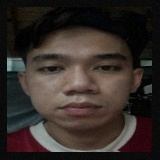
#> input picture doanchuyennganh_1/face-recognition/dataset/augmented/SV001_Trương_Nguyễn_Công_Hoàng/SV001_Trương_Nguyễn_Công_Hoàng_0001_aug_004.jpg, 160 x 160 px
$ python -i augment_dataset.py   (imports and definitions only)
#> lines starting #> are read from the running program, lines starting #| are printed output that depends on the picture
#> further down, picture is the input picture: shape (160, 160, 3); mean B, G, R 40.7, 44.9, 53.5
### doanchuyennganh_1/face-recognition/utils_v2.py
import os
import cv2
import json
import base64
import numpy as np
from pathlib import Path
from datetime import datetime

from config_v2 import (
    FACE_IMAGE_SIZE,
    FACE_MARGIN_X_RATIO,
    FACE_MARGIN_Y_RATIO,
)


# [58 lines left out: functions ensure_dirs, imread_unicode, imwrite_unicode, crop_face_with_margin, not called in this run]


def resize_face(face_img):
    """Resize ảnh mặt về kích thước thống nhất."""
    if face_img is None or face_img.size == 0:
        return None
    return cv2.resize(face_img, FACE_IMAGE_SIZE)


# [50 lines left out: functions draw_face_box, image_to_base64, base64_to_image, not called in this run]


def now_string():
    return datetime.now().strftime("%Y%m%d_%H%M%S")


def json_dumps_safe(data):
    return json.dumps(data, ensure_ascii=False, default=str)


# [7 lines left out: function get_attendance_status_by_time, not called in this run]

### doanchuyennganh_1/face-recognition/augment_dataset.py
"""
Tạo thêm nhiều ảnh từ 1 ảnh khuôn mặt đã crop.

Input:
dataset/processed/
├── 23IT087_DangThanCau/
│   ├── 23IT087_DangThanCau_0001.jpg
│   ├── 23IT087_DangThanCau_0002.jpg

Output:
dataset/augmented/
├── 23IT087_DangThanCau/
│   ├── 23IT087_DangThanCau_0001_orig.jpg
│   ├── 23IT087_DangThanCau_0001_aug_001.jpg
│   ├── 23IT087_DangThanCau_0001_aug_002.jpg
│   ├── ...
│   └── 23IT087_DangThanCau_0001_aug_200.jpg

Cách chạy:
python augment_dataset.py
"""

import random
import shutil
from pathlib import Path

import cv2
import numpy as np

from config_v2 import (
    PROCESSED_DATASET_DIR,
    SUPPORTED_IMAGE_EXTENSIONS,
)

from utils_v2 import (
    ensure_dirs,
    imread_unicode,
    imwrite_unicode,
    resize_face,
)


# =========================
# Cấu hình riêng cho augmentation
# =========================

BASE_DIR = Path(__file__).resolve().parent

AUGMENTED_DATASET_DIR = BASE_DIR / "dataset" / "augmented"

# Mỗi ảnh gốc sẽ tạo thêm 200 ảnh mới
AUGMENT_PER_IMAGE = 200

# Nếu True thì xóa dữ liệu augmented cũ trước khi tạo lại
CLEAR_OLD_AUGMENTED = True


# =========================
# Helper: Xóa thư mục cũ
# =========================

# [15 lines left out: function clear_folder, not called in this run]


# =========================
# Tăng/giảm sáng, tương phản
# =========================

def adjust_brightness_contrast(img):
    """
    alpha: độ tương phản
    beta: độ sáng
    """
    alpha = random.uniform(0.75, 1.35)
    beta = random.randint(-40, 40)

    return cv2.convertScaleAbs(img, alpha=alpha, beta=beta)


# =========================
# Xoay ảnh nhẹ
# =========================

def rotate_image(img):
    h, w = img.shape[:2]
#> h = 160; w = 160

    angle = random.uniform(-15, 15)
    center = (w // 2, h // 2)
#> center = (80, 80)

    matrix = cv2.getRotationMatrix2D(center, angle, 1.0)

    rotated = cv2.warpAffine(
        img,
        matrix,
        (w, h),
        flags=cv2.INTER_LINEAR,
        borderMode=cv2.BORDER_REFLECT_101,
    )
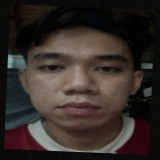
#> rotated: shape (160, 160, 3); mean B, G, R 40.7, 44.9, 53.5

    return rotated


# =========================
# Dịch ảnh nhẹ
# =========================

def translate_image(img):
    h, w = img.shape[:2]
#> h = 160; w = 160

    tx = random.randint(-10, 10)
    ty = random.randint(-10, 10)

    matrix = np.float32([
        [1, 0, tx],
        [0, 1, ty],
    ])

    shifted = cv2.warpAffine(
        img,
        matrix,
        (w, h),
        borderMode=cv2.BORDER_REFLECT_101,
    )
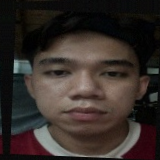
#> shifted: shape (160, 160, 3); mean B, G, R 40.8, 45, 53.6

    return shifted


# =========================
# Zoom ảnh nhẹ
# =========================

def zoom_image(img):
    h, w = img.shape[:2]
#> h = 160; w = 160

    scale = random.uniform(0.9, 1.12)

    new_w = int(w * scale)
#> new_w = 171
    new_h = int(h * scale)
#> new_h = 171

    resized = cv2.resize(img, (new_w, new_h))

    if scale >= 1:
        x_start = max(0, (new_w - w) // 2)
#> x_start = 5
        y_start = max(0, (new_h - h) // 2)
#> y_start = 5
        cropped = resized[y_start:y_start + h, x_start:x_start + w]
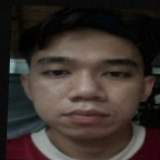
#> cropped: shape (160, 160, 3); mean B, G, R 43.8, 48.6, 58
#> in adjust_brightness_contrast, `return cv2.convertScaleAbs(img, alpha=alpha, beta=beta)`:
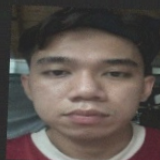
#> returned value: shape (160, 160, 3); mean of channels 0, 1, 2 79.3, 84.3, 94; drawn as B, G, R
        return cropped

    output = np.zeros_like(img)
    x_start = (w - new_w) // 2
    y_start = (h - new_h) // 2
    output[y_start:y_start + new_h, x_start:x_start + new_w] = resized

    return output


# =========================
# Thêm nhiễu nhẹ
# =========================

# [9 lines left out: function add_noise, not called in this run]


# =========================
# Làm mờ nhẹ
# =========================

def blur_image(img):
    kernel_size = random.choice([3, 5])

    return cv2.GaussianBlur(img, (kernel_size, kernel_size), 0)


# =========================
# Làm sắc nét nhẹ
# =========================

# [30 lines left out: functions sharpen_image, random_occlusion, not called in this run]


# =========================
# Tạo 1 ảnh augmented ngẫu nhiên
# =========================

def random_augment(img):
    output = img.copy()

    # Lật ngang
    if random.random() < 0.4:
        output = cv2.flip(output, 1)

    # Xoay nhẹ
    if random.random() < 0.95:
        output = rotate_image(output)

    # Dịch ảnh nhẹ
    if random.random() < 0.85:
        output = translate_image(output)

    # Zoom nhẹ
    if random.random() < 0.7:
        output = zoom_image(output)

    # Tăng/giảm sáng, tương phản
    if random.random() < 0.95:
        output = adjust_brightness_contrast(output)

    # Thêm nhiễu
    if random.random() < 0.45:
        output = add_noise(output)

    # Blur nhẹ
    if random.random() < 0.25:
        output = blur_image(output)

    # Làm sắc nét nhẹ
    if random.random() < 0.25:
        output = sharpen_image(output)

    # Che nhẹ một vùng nhỏ
    if random.random() < 0.15:
        output = random_occlusion(output)

    output = resize_face(output)

    return output


# =========================
# Main augmentation
# =========================

# [77 lines left out: function augment_dataset, not called in this run]


# [2 lines not run here, left out]

>>> import cv2
>>> picture = cv2.imread('dataset/augmented/SV001_Trương_Nguyễn_Công_Hoàng/SV001_Trương_Nguyễn_Công_Hoàng_0001_aug_004.jpg')
>>> result = random_augment(picture)

$ run again, on doanchuyennganh_1/face-recognition/dataset/augmented/SV006_Võ_Minh_Đức/SV006_Võ_Minh_Đức_0001_aug_029.jpg
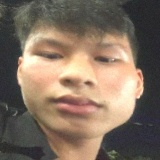
#> input picture doanchuyennganh_1/face-recognition/dataset/augmented/SV006_Võ_Minh_Đức/SV006_Võ_Minh_Đức_0001_aug_029.jpg, 160 x 160 px
#> picture is the input picture: shape (160, 160, 3); mean B, G, R 96.5, 112, 129.7
#> in zoom_image, `cropped = resized[y_start:y_start + h, x_start:x_start + w]`:
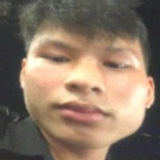
#> cropped: shape (160, 160, 3); mean B, G, R 101.4, 118.7, 138.1
#> in adjust_brightness_contrast, `return cv2.convertScaleAbs(img, alpha=alpha, beta=beta)`:
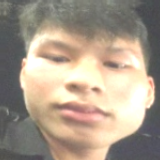
#> returned value: shape (160, 160, 3); mean of channels 0, 1, 2 139, 155.7, 170; drawn as B, G, R

$ run again, on doanchuyennganh_1/face-recognition/dataset/augmented/SV006_Võ_Minh_Đức/SV006_Võ_Minh_Đức_0001_aug_035.jpg
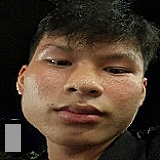
#> input picture doanchuyennganh_1/face-recognition/dataset/augmented/SV006_Võ_Minh_Đức/SV006_Võ_Minh_Đức_0001_aug_035.jpg, 160 x 160 px
#> picture is the input picture: shape (160, 160, 3); mean B, G, R 45.3, 59.5, 76
#> in zoom_image, `cropped = resized[y_start:y_start + h, x_start:x_start + w]`:
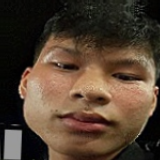
#> cropped: shape (160, 160, 3); mean B, G, R 49, 64.4, 82.5
#> in adjust_brightness_contrast, `return cv2.convertScaleAbs(img, alpha=alpha, beta=beta)`:
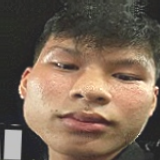
#> returned value: shape (160, 160, 3); mean of channels 0, 1, 2 84.7, 100.6, 119.5; drawn as B, G, R
